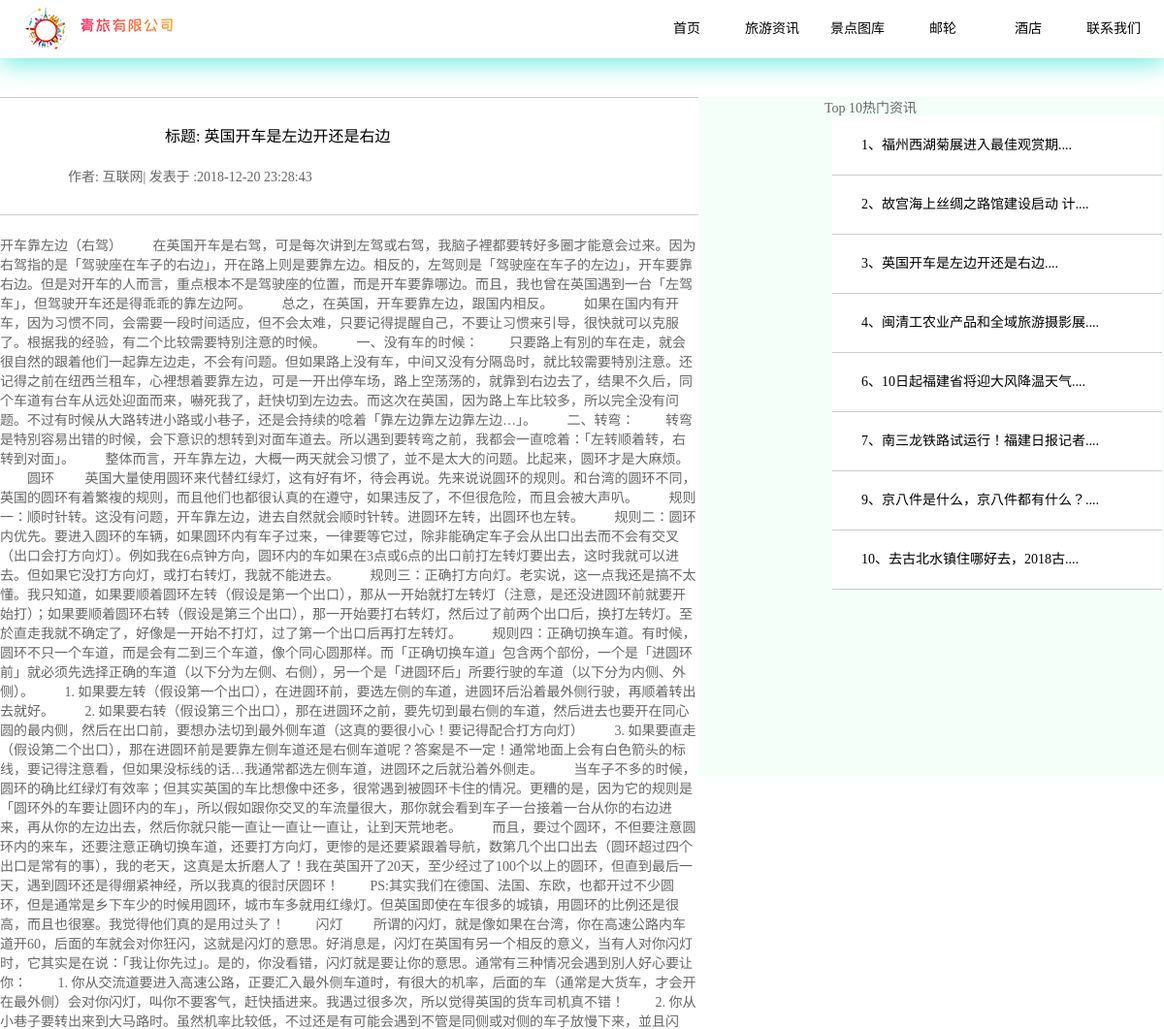
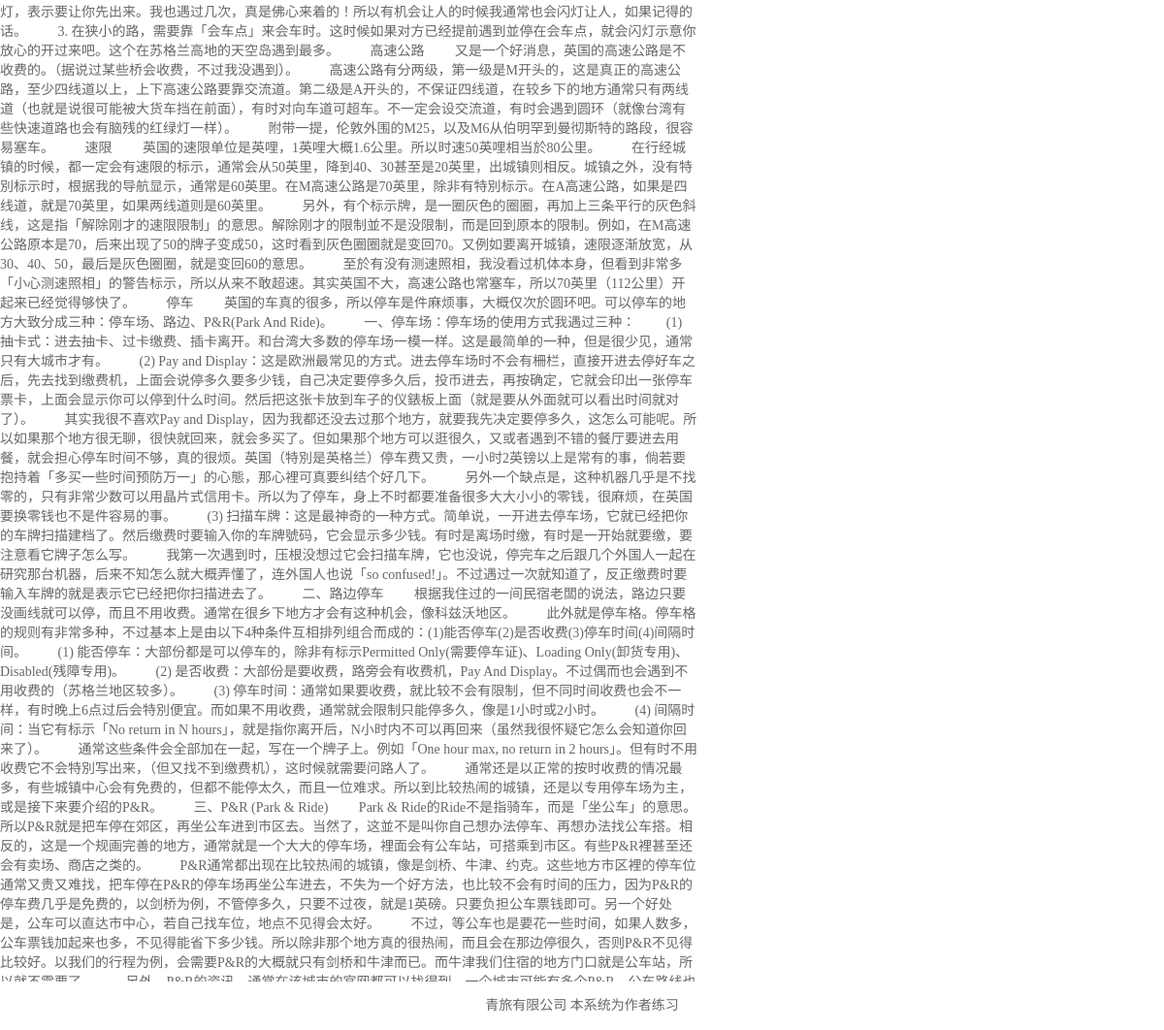
Screenshot of /original.php?id=3 with the database file from the repository (2 pictures, top to bottom).
### tables this page shows
CREATE TABLE `ttc_article`  (
  `id` int(10) UNSIGNED NOT NULL AUTO_INCREMENT,
  `title` varchar(80) NOT NULL COMMENT '标题',
  `author` varchar(15) NOT NULL COMMENT '作者',
  `thumb` varchar(255) NULL DEFAULT NULL COMMENT '封面图',
  `time` timestamp(0) NOT NULL DEFAULT CURRENT_TIMESTAMP COMMENT '创建时间',
  `content` text NOT NULL COMMENT '内容',
  `keywords` varchar(150) NOT NULL COMMENT '关键字',
  PRIMARY KEY (`id`) USING BTREE
);

### original.php (the view, shortened to what this page needs)
<!DOCTYPE html PUBLIC "-//W3C//DTD XHTML 1.0 Transitional//EN" "http://www.w3.org/TR/xhtml1/DTD/xhtml1-transitional.dtd">
<html xmlns="http://www.w3.org/1999/xhtml">
<head>
<link rel="stylesheet" type="text/css" href="css/original.css">
<?php include 'hot_article.php'?>
<?php include 'ori_article.php'?>
</head>
<body>
<div id="banner">
	<div class="logo">
		<img src="images/logo.png"/>
    	<img src="images/logo_title.png"/>
    </div>
    <div class="bar">
    </div>
</div>
<div class="middle">
    <div id="content">
        <div class="left">
		 <?php 	while($row2 = mysqli_fetch_array($result1)){?>
			<?php
				echo "<div class='information'>";
					echo "<div class='title'>";
						echo "<div class='art_title'>";
							echo "标题: ".$row2['title'];
						echo "</div>";
						echo "<div class='inf_auther_and_time'>";
							echo "作者: ".$row2['author']."|";
							echo "&nbsp;发表于 :".$row2['time'];
						echo "</div>";
					echo "</div>";
					echo "<div class='original_art'>";
						echo $row2['content'];
					echo "</div>";
				echo "</div>";
			?>
         <?php }?>
        </div>
        <div class="hot_articles">
        		<p class="hot_p">Top 10热门资讯</p>
            	<?php
					while($rows3 = mysqli_fetch_array($result,MYSQLI_ASSOC)){
						echo "<div class='hot'>";
						echo "<a href='original.php?id=".$rows3['id']."' class='hot_a'>";
						echo $rows3['id']."、";
						if($rows3['title']){
							$str = $rows3['title'];
							if(strlen($rows3['title'])>20){
								$str = mb_substr($rows3['title'],0,15,'utf8').'....';
								echo $str;
							}else{
								echo $str;
							}
						}
						echo "</a>";
						echo "<br/>";
						echo "</div>";
						}
				?>
        </div>
    </div>
	</div>
<div class="buttom">
    	青旅有限公司   本系统为作者练习
</div>
</body>
</html>

### css/original.css (style rules this page uses)
* { padding:0px; margin:0px; color:#666; font-size:14px; }
#banner { width:100%; height:60px; background:#FFF; box-shadow: 1px 7px 25px #79EEE2; position:fixed; top:0px; bottom:0px; z-index:1000; }
.logo { height:60px; width:30%; margin-left:20px; float:left; }
.bar { width:50%; height:60px; margin-left:55%; }
a { display:block; width:80px; height:60px; line-height:60px; text-align:center; float:left; color:#000; text-decoration:none; margin-left:8px; }
.middle { width:auto; height:100%; margin:0 auto; background:#F5FFFA; }
#content { width:1200px; height:700px; margin:100px auto auto auto; }
.left { border-top:1px solid #ccc; width:720px; height:auto; float:left; background:#FFF; }
.hot_articles { position:absolute; width:350px; height:auto; float:right; margin-left:850px; }
.hot_a { width:310px; text-align:left; padding-left:30px; clear:both; border-bottom:1px solid #ccc; background:#fff; }
.title { height:100px; width:auto; border-bottom:1px solid #ccc; }
.inf_auther_and_time { width:480px; color:#666; font-size:14px; margin-left:70px; margin-top:10px; }
.art_title { width:auto; height:40px; margin-left:170px; margin-top:20px; font-size:16px; color:#000; line-height:40px; }
.original_art { width:auto; height:auto; margin-top:20px; border-bottom:1px solid #ccc; padding-bottom:20px; }
.buttom { line-height:50px; text-align:center; width:100%; height:50px; background:#fff; position:fixed; bottom:0px; }

### rows the page displays
ttc_article: title "英国开车是左边开还是右边", author "互联网", time "2018-12-20 23:28:43", content "开车靠左边（右驾） 在英国开车是右驾，可是每次讲到左驾或右驾，我脑子裡都要转好多圈才能意会过来。因为右驾指的是「驾驶座在车子的右边」，开在路上则是要靠左边。相反的，左驾则是「驾驶座在车子的左边」，开车要靠右边。但是对开车的人而言，重点根本不是驾驶座的位置，而是开车要靠哪边。而且，我也曾在英国遇到一台「左驾车」，但驾驶开车还是得乖乖的靠左边阿。 总之，在英国，开车要靠左边，跟国内相反。 如果在国内有开车，因为习惯不同，会需要一段时间适应，但不会太难，只要记得提醒自己，不要让习惯来引导，很快就可以克服了。根据我的经验，有二个比较需要特別注意的时候。 一、没有车的时候： 只要路上有別的车在走，就会很自然的跟着他们一起靠左边走，不会有问题。但如果路上没有车，中间又没有分隔岛时，就比较需要特別注意。还记得之前在纽西兰租车，心裡想着要靠左边，可是一开出停车场，路上空荡荡的，就靠到右边去了，结果不久后，同个车道有台车从远处迎面而来，嚇死我了，赶快切到左边去。而这次在英国，因为路上车比较多，所以完全没有问题。不过有时候从大路转进小路或小巷子，还是会持续的唸着「靠左边靠左边靠左边…」。 二、转弯： 转弯是特別容易出错的时候，会下意识的想转到对面车道去。所以遇到要转弯之前，我都会一直唸着：「左转顺着转，右转到对面」。 整体而言，开车靠左边，大概一两天就会习惯了，並不是太大的问题。比起来，圆环才是大麻烦。 圆环 英国大量使用圆环来代替红绿灯，这有好有坏，待会再说。先来说说圆环的规则。和台湾的圆环不同，英国的圆环有着繁複的规则，而且他们也都很认真的在遵守，如果违反了，不但很危险，而且会被大声叭。…", id "3", title "英国开车是左边开还是右边...."
ttc_article: id "1", title "福州西湖菊展进入最佳观赏期...."
ttc_article: id "2", title "故宫海上丝绸之路馆建设启动 计...."
ttc_article: id "4", title "闽清工农业产品和全域旅游摄影展...."
ttc_article: id "6", title "10日起福建省将迎大风降温天气...."
ttc_article: id "7", title "南三龙铁路试运行！福建日报记者...."
ttc_article: id "9", title "京八件是什么，京八件都有什么？...."
ttc_article: id "10", title "去古北水镇住哪好去，2018古...."
